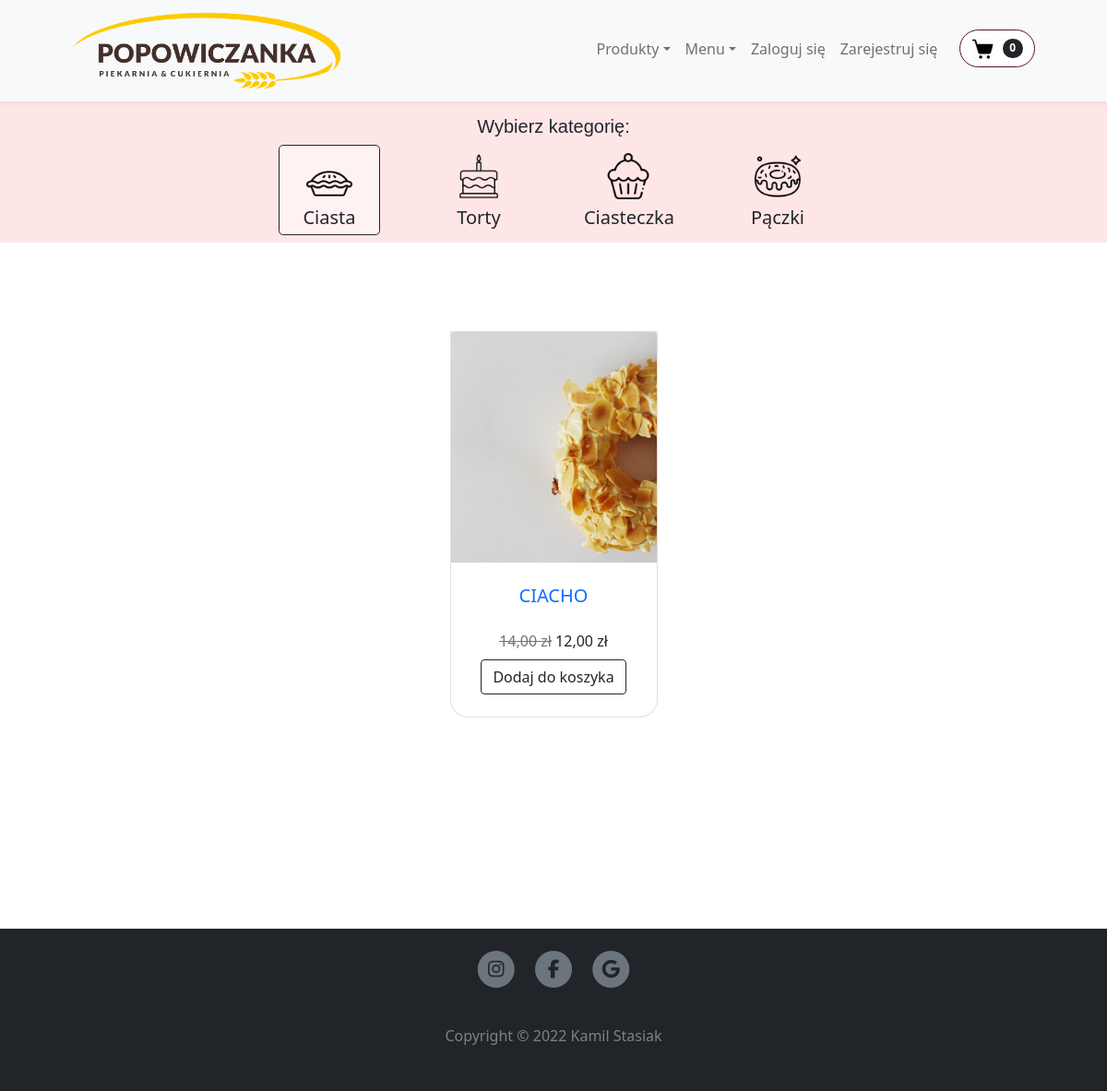
The app's page /products/Ciasta with its own data.
### app.py (models this page shows)
class Product(db.Model):
    id = db.Column(db.Integer, primary_key=True)
    category = db.Column(db.String(250))
    product_name = db.Column(db.String(250))
    product_description = db.Column(db.Text)
    img_url = db.Column(db.String(500))
    price = db.Column(db.Integer)
    discount_price = db.Column(db.Integer)
    discount_turn_on = db.Column(db.Integer)

### app.py (the view)
@app.route('/products/<category>')
def products(category):
    return render_template("products.html", current_user=current_user, all_products=Product.query.all(),
                           category=category)

### templates/products.html (shortened to what this page needs)
{% extends "base.html" %}
{% block main %}
<section style="background-color: #FFE6E6 !important;;">
<div class="container px-lg-5 pb-2">
    <div class="row">
        <div class="col">
            <h5 class="text-center" style="font-family: arial; padding-top: 15px;">Wybierz kategorię:</h5>
        </div>
    </div>
    <div class="row px-lg-5 justify-content-center">
        <div class="col col-3 col-md-2 text-center">
            <div>
                {% if category == "Ciasta" %}
                    <a class="btn btn-lg btn-category pt-2 text-center btn-category-active active" href="{{ url_for('products', category='Ciasta') }}" style="width: 110px;">
                {% else %}
                    <a class="btn btn-lg btn-category pt-2 text-center" href="{{ url_for('products', category='Ciasta') }}" style="width: 110px;">
                {% endif %}
                        <img src="/static/img/pie.png" width="50px" style="position: relative; top: 8px;">
                        <span style="position: relative; top: 5px;">Ciasta</span>
                </a>
            </div>
        </div>
        <div class="col col-3 col-md-2 text-center">
            <div>
                {% if category == "Torty" %}
                <a class="btn btn-lg pt-2 text-center btn-category btn-category-active active" href="{{ url_for('products', category='Torty') }}" style="width: 110px;">
                {% else %}
                <a class="btn btn-lg pt-2 text-center btn-category" href="{{ url_for('products', category='Torty') }}" style="width: 110px;">
                {% endif %}
                    <img src="/static/img/cake.png" width="50px">
                    <span style="position: relative; top: 5px;">Torty</span>
                </a>
            </div>
        </div>
        <div class="col col-3 col-md-2 text-center">
            <div>
                {% if category == "Ciasteczka" %}
                <a class="btn btn-lg btn-category pt-2 text-center btn-category-active active" href="{{ url_for('products', category='Ciasteczka') }}" style="width: 110px;">
                {% else %}
                <a class="btn btn-lg btn-category pt-2 text-center" href="{{ url_for('products', category='Ciasteczka') }}" style="width: 110px;">
                {% endif %}
                    <img src="/static/img/cupcake.png" width="50px">
                    <span style="position: relative; right: 10px; top: 5px;">Ciasteczka</span>
                </a>
            </div>
        </div>
        <div class="col col-3 col-md-2 text-center">
            <div>
                {% if category == "Pączki" %}
                <a class="btn btn-lg btn-category pt-2 text-center btn-category-active active" href="{{ url_for('products', category='Pączki') }}" style="width: 110px;">
                {% else %}
                <a class="btn btn-lg btn-category pt-2 text-center" href="{{ url_for('products', category='Pączki') }}" style="width: 110px;">
                {% endif %}
                    <img src="/static/img/donut.png" width="50px">
                    <span style="position: relative; top: 5px;">Pączki</span>
                </a>
            </div>
        </div>
    </div>
</div>
</section>
<section class="py-5">
    <div class="container px-4 px-lg-5 mt-5" style="min-height: 600px;">
        <div class="row gx-4 gx-lg-5 row-cols-2 row-cols-md-3 row-cols-xl-4 justify-content-center">
            {% if category == "all" %}
                {% for product in all_products %}
                    {% if product["discount_turn_on"] == 0 %}
                    <div class="col mb-5">
                        <div class="card h-100" style="border-radius: 0 0 20px 20px !important;">
                            <div>
                                <a href="{{ url_for('view_product', prod_id=product['id'], category=product['category']) }}"><img class="card-img-top img-fluid" src="{{ product['img_url'] }}" style="height: 250px; object-fit: cover;" /></a>
                            </div>
                            <div class="card-body pt-3 pb-2">
                                <div class="text-center" style="height: 60px;">
                                    <a href="{{ url_for('view_product', prod_id=product['id'], category=product['category']) }}" class="text-decoration-none h5">{{  product['product_name']  }}</a>
                                </div>
                            </div>
                            <div class="card-footer pb-4 pt-0 border-top-0 bg-transparent">
                            <div class="text-center pb-2">
                                <a>
                                        {{ product['price'] }} zł
                                </a>
                            </div>
                                <div class="text-center"><a class="btn btn-outline-dark mt-auto" href="{{ url_for('dodaj_do_koszyka', product_id=product['id'], category=category) }}">Dodaj do koszyka</a></div>
                            </div>
                        </div>
                    </div>
                    {% else %}
                    <div class="col mb-5">
                        <div class="card h-100" style="border-radius: 0 0 20px 20px !important;">
                            <div>
                                <a href="{{ url_for('view_product', prod_id=product['id'], category=product['category']) }}"><img class="card-img-top img-fluid" src="{{ product['img_url'] }}" style="height: 250px; object-fit: cover;" /></a>
                            </div>
                            <div class="card-body p-4">
                                <div class="text-center">
                                    <a href="{{ url_for('view_product', prod_id=product['id'], category=product['category']) }}" class="text-decoration-none h5">{{  product['product_name']  }}</a>
                                </div>
                            </div>
                            <div class="card-footer pb-4 pt-0 border-top-0 bg-transparent">
                            <div class="text-center pb-2">
                                <a>
                                    <span class="text-muted text-decoration-line-through">{{ product['price'] }} zł</span>
                                    {{ product['discount_price'] }} zł
                                </a>
                            </div>
                                <div class="text-center"><a class="btn btn-outline-dark mt-auto" href="{{ url_for('dodaj_do_koszyka', product_id=product['id'], category=category) }}">Dodaj do koszyka</a></div>
                            </div>
                        </div>
                    </div>
                    {% endif %}
                {% endfor %}
            {% else %}
                {% for product in all_products %}
                {% if product['category'] == category %}
                    {% if product["discount_turn_on"] == 0 %}
                    <div class="col mb-5">
                        <div class="card h-100" style="border-radius: 0 0 20px 20px !important;">
                            <div>
                                <a href="{{ url_for('view_product', prod_id=product['id'], category=product['category']) }}"><img class="card-img-top img-fluid" src="{{ product['img_url'] }}" style="height: 250px; object-fit: cover;" /></a>
                            </div>
                            <div class="card-body pt-3 pb-2">
                                <div class="text-center" style="height: 60px;">
                                    <a href="{{ url_for('view_product', prod_id=product['id'], category=product['category']) }}" class="text-decoration-none h5">{{  product['product_name']  }}</a>
                                </div>
                            </div>
                            <div class="card-footer pb-4 pt-0 border-top-0 bg-transparent">
                            <div class="text-center pb-2">
                                <a>
                                        {{ product['price'] }} zł
                                </a>
                            </div>
                                <div class="text-center"><a class="btn btn-outline-dark mt-auto" href="{{ url_for('dodaj_do_koszyka', product_id=product['id'], category=category) }}">Dodaj do koszyka</a></div>
                            </div>
                        </div>
                    </div>
                    {% else %}
                    <div class="col mb-5">
                        <div class="card h-100" style="border-radius: 0 0 20px 20px !important;">
                            <div>
                                <a href="{{ url_for('view_product', prod_id=product['id'], category=product['category']) }}"><img class="card-img-top img-fluid" src="{{ product['img_url'] }}" style="height: 250px; object-fit: cover;" /></a>
                            </div>
                            <div class="card-body p-4">
                                <div class="text-center">
                                    <a href="{{ url_for('view_product', prod_id=product['id'], category=product['category']) }}" class="text-decoration-none h5">{{  product['product_name']  }}</a>
                                </div>
                            </div>
                            <div class="card-footer pb-4 pt-0 border-top-0 bg-transparent">
                            <div class="text-center pb-2">
                                <a>
                                    <span class="text-muted text-decoration-line-through">{{ product['price'] }} zł</span>
                                    {{ product['discount_price'] }} zł
                                </a>
                            </div>
                                <div class="text-center"><a class="btn btn-outline-dark mt-auto" href="{{ url_for('dodaj_do_koszyka', product_id=product['id'], category=category) }}">Dodaj do koszyka</a></div>
                            </div>
                        </div>
                    </div>
                    {% endif %}
                {% endif %}
                {% endfor %}
            {% endif %}
        </div>
    </div>
</section>
{% endblock main %}

### records on screen
Product: img_url (picture), product_name "CIACHO", price "14,00", discount_price "12,00"
